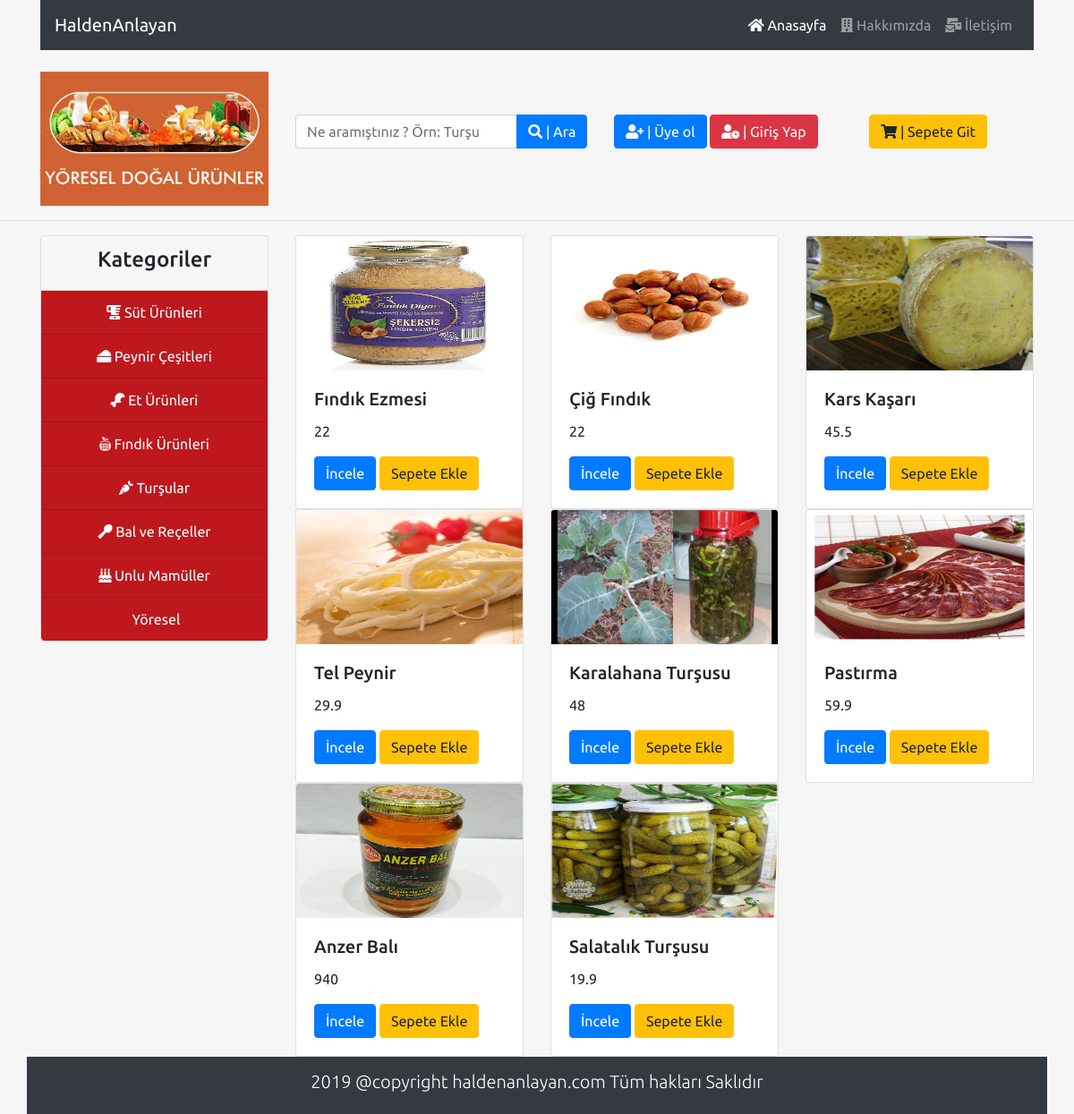
Page /index.php/anasayfa/arama on the committed database.
### tables this page shows
CREATE TABLE `ayarlar` (
  `id` int(11) NOT NULL,
  `site_adi` varchar(300) NOT NULL,
  `site_logo` varchar(300) NOT NULL,
  `site_bilgi` text NOT NULL
);

CREATE TABLE `urunler` (
  `id` int(11) NOT NULL,
  `kategori` int(11) NOT NULL,
  `urunsecenekleri` int(11) NOT NULL,
  `baslik` varchar(200) NOT NULL,
  `seo` varchar(250) NOT NULL,
  `eski_fiyat` float NOT NULL,
  `yeni_fiyat` float NOT NULL,
  `etiket` varchar(200) NOT NULL,
  `aciklama` text NOT NULL,
  `complete` int(11) NOT NULL DEFAULT '0',
  `aktif` int(11) NOT NULL DEFAULT '0'
);

CREATE TABLE `kategori` (
  `id` int(11) NOT NULL,
  `kategori_icon` varchar(200) NOT NULL,
  `kategori_ad` varchar(500) NOT NULL,
  `kategori_sef` varchar(500) NOT NULL
);

### application/controllers/anasayfa.php (called while the page is built, shortened)
<?php
class Anasayfa extends CI_Controller
{
public function arama()
{
  $baslik = postvalue('ara');
  $this->load->model('mymodel');
  $data['sorgu']=$this->mymodel->ayarcek(1);
  $data['kategoriler']=$this->mymodel->kategoricek();
  $data['arama']= $this->mymodel->aramauruncek($baslik);
 $this->load->view('site/arama',$data);
}
}
 ?>

### index.php (called while the page is built, shortened)
<?php
require_once BASEPATH.'core/CodeIgniter.php';

### application/models/mymodel.php (called while the page is built, shortened)
<?php
 class Mymodel extends CI_Model
 {
   public function ayarcek($id)
   {
    $query = $this->db->get_where('ayarlar', array('id' => $id));
    return $query->result();
   }
   public function kategoricek()
   {
     return $this->db->get('kategori')->result_array();
   }
  public function aramauruncek($baslik)
  {
    $this->db->like('baslik', $baslik);
   return $this->db->get('urunler')->result();
  }
 }
 ?>

### application/helpers/tools_helper.php (called while the page is built, shortened)
<?php
     function postvalue($name)
    {
       $ci = get_instance();
       return $ci->input->post($name,true);
    }
 ?>

### application/views/site/arama.php (the view, shortened to what this page needs)
<?php $this->load->view('site/include/header');?>
<div class="container">
  <div class="row d-flex flex-row-reverse">
    <div class="col-md-9">
       <div class="row">
         <?php foreach ($arama as $key) { ?>
         <div class="col-md-4">
              <div class="card">
              <img class="card-img-top" src="<?php echo base_url('assets/site/img/urunler/').$key->id?>.jpg" alt="Ürün resmi" width="150" height="150">
              <div class="card-body">
                <h5 class="card-title"><?php echo $key->baslik ?></h5>
                <p class="card-text"><?php echo $key->yeni_fiyat ?> </p>
                <a href="#" class="btn btn-primary">İncele</a>
                <a href="#" class="btn btn-warning">Sepete Ekle</a>
              </div>
            </div>
         </div>
                <?php } ?>
       </div>
    </div>
    <div class="col-md-3">
  <?php $this->load->view('site/include/sidebar');?>
    </div>
  </div>
</div>

### application/views/site/include/header.php (shortened to what this page needs)
<!DOCTYPE html>
<html lang="en">
<head>
	<link rel="stylesheet" href="<?php echo base_url('assets/site/');?>css/bootstrap.css">
     <link rel="stylesheet" href="https://use.fontawesome.com/releases/v5.7.2/css/all.css">
     <link rel="stylesheet" href="<?php echo base_url('assets/site/');?>css/mycss.css">
     <link rel="stylesheet" href="fontawesome/css/all.css">
</head>
<body style="background-color: #F6F6F6">
 <div class="container">
 	<div class="row">
 		<div class="col-md-12">
 <nav class="navbar navbar-expand-lg navbar-dark bg-dark">
	  <a class="navbar-brand" href="<?php echo base_url(); ?>"><?php foreach ($sorgu as $key) {echo $key->site_adi;}?></a>
	  <div class="collapse navbar-collapse" id="navbarSupportedContent">
	    <ul class="navbar-nav ml-auto">
	      <li class="nav-item active">
	        <a class="nav-link" href="<?php echo base_url(); ?>"> <i class="fas fa-home"></i>   Anasayfa <span class="sr-only">(current)</span></a>
	      </li>
	      <li class="nav-item">
	        <a class="nav-link" href="<?php echo base_url('anasayfa/hakkimizda');?>"> <i class="fa fa-building"></i> Hakkımızda</a>
	      </li>
	      <li class="nav-item">
	        <a class="nav-link" href="<?php echo base_url('anasayfa/iletisim');?>"  aria-disabled="true"><i class="fas fa-mail-bulk"></i>  İletişim</a>
	      </li>
	    </ul>
	  </div>
	</nav>
	  </div>
	</div>
 </div> <br>
 <div class="container">
 	<div class="row d-flex align-items-center">
 			<div class="col-md-3 ">
 		   			<img src="<?php echo base_url('assets/site/');?>img/yore.jpg" class="img-fluid" alt="" width="300" height="180">
			 </div>
 		<div class="col-md-9 ">
 		  	<div class="row">
 		  		<div class="col-md-5">
 		  			<form action="<?php echo base_url('anasayfa/arama');?>" method="post">
						<div class="input-group mb-3">
						  <input type="text" name="ara"; class="form-control" placeholder="Ne aramıştınız ? Örn: Turşu" aria-label="Recipient's username" aria-describedby="button-addon2">
						  <div class="input-group-append">
						    <button class="btn btn-primary" type="submit" id="button-addon2"><i class="fas fa-search"></i> | Ara</button>
						  </div>
						</div>
			        </form>
 		  		</div>
 		  		<div class="col-md-4">
						<?php
							if($this->session->userdata('kullaniciadi'))
							{
								echo "<p class='alert alert-success'>  Hoşgeldin : ".$this->session->userdata('kullaniciadi').'</p>';
								echo "<a href='".base_url('anasayfa/uyecikis')."' class='btn btn-danger'>Çıkış Yap</a>";
							}
              else if($this->uri->segment(2)=='kayitol')
							{
								echo '<a  href="'.base_url('anasayfa/girisyap').'" class="btn btn-danger"><i class="fas fa-user-clock"></i> | Giriş Yap</a> <br>';
							}
							else if($this->uri->segment(2)=='girisyap')
							{
								echo '<a  href="'.base_url('anasayfa/kayitol').'" class="btn btn-primary"><i class="fas fa-user-plus"></i> | Üye ol</a> <br>';
							}
							else
							{
								echo '<a href="'.base_url("anasayfa/kayitol").'" class="btn btn-primary"> <i class="fas fa-user-plus"></i> | Üye ol</a>
			 		  			<a  href="'.base_url('anasayfa/girisyap').'" class="btn btn-danger"><i class="fas fa-user-clock"></i> | Giriş Yap</a> <br>';
							}
						 ?>
 		  		</div>
 		  		<div class="col-md-3">
 		  			 <?php if($this->uri->segment(2)!='sepet' && $this->uri->segment(2)!='siparis'){
							 echo '<a href="'.base_url('anasayfa/sepet').'" class="btn btn-warning"><i class="fa fa-shopping-cart"></i> |  Sepete Git</a>
	 		  		</div>';
						 } ?>
 		  	</div>
 		</div>
 		</div>
 	</div>
<hr>

### application/views/site/include/sidebar.php
<div class="d-flex flex-column ">
<div class="card ">
<div class="card-header text-center">
<h4>Kategoriler</h4>
</div>
 <?php foreach ($kategoriler as $key) {  ?>
   <ul class="list-group list-group-flush ">
   <li class="list-group-item bglightblue text-center"><a href="<?php echo base_url('anasayfa/kurungoruntule/').$key['id'];?>" class="text-white text-center">
     <i class="<?php echo $key['kategori_icon']?>"> </i> <?php echo $key['kategori_ad'] ?></a></li>
 </ul>
 <?php } ?>
</div>
</div>

### assets/site/css/mycss.css (style rules this page uses)
.bglightblue { background:lightblue; }
.list-group-item { background-color: #be181e; }

### application/views/site/include/header.php (style rules this page uses)
* { font-family: 'Ubuntu', sans-serif; }

### rows in the picture
ayarlar: site_adi "HaldenAnlayan"
urunler: shows a picture, baslik "Fındık Ezmesi", yeni_fiyat "22"
urunler: shows a picture, baslik "Çiğ Fındık", yeni_fiyat "22"
urunler: shows a picture, baslik "Kars Kaşarı", yeni_fiyat "45.5"
urunler: shows a picture, baslik "Tel Peynir", yeni_fiyat "29.9"
urunler: shows a picture, baslik "Karalahana Turşusu", yeni_fiyat "48"
urunler: shows a picture, baslik "Pastırma", yeni_fiyat "59.9"
urunler: shows a picture, baslik "Anzer Balı", yeni_fiyat "940"
urunler: shows a picture, baslik "Salatalık Turşusu", yeni_fiyat "19.9"
kategori: kategori_ad "Süt Ürünleri"
kategori: kategori_ad "Peynir Çeşitleri"
kategori: kategori_ad "Et Ürünleri"
kategori: kategori_ad "Fındık Ürünleri"
kategori: kategori_ad "Turşular"
kategori: kategori_ad "Bal ve Reçeller"
kategori: kategori_ad "Unlu Mamüller"
kategori: kategori_ad "Yöresel"
